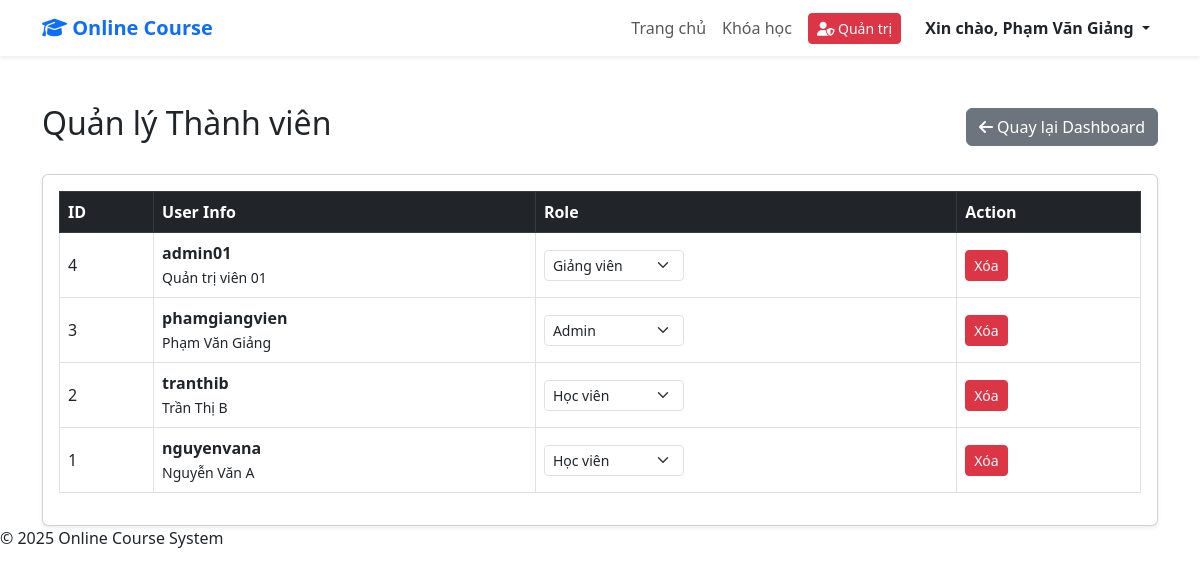
Screenshot of /onlinecourse/index.php?page=admin_users (signed in) with the database file from the repository.
### tables this page shows
CREATE TABLE users (
    id INT PRIMARY KEY AUTO_INCREMENT,
    username VARCHAR(255) UNIQUE NOT NULL,
    email VARCHAR(255) UNIQUE NOT NULL,
    password VARCHAR(255) NOT NULL,
    fullname VARCHAR(255),
    role INT DEFAULT 0,
    created_at DATETIME DEFAULT CURRENT_TIMESTAMP
);

### onlinecourse/controllers/AdminController.php (called while the page is built, shortened)
<?php
require_once __DIR__ . '/../models/User.php';
class AdminController
{
    public function users()
    {
        $userModel = new User();
        $users = $userModel->getAll();
        require __DIR__ . '/../views/admin/users/manage.php';
    }
}
?>

### onlinecourse/models/User.php (called while the page is built, shortened)
<?php
require_once __DIR__ . '/../config/Database.php';
class User
{
    private $conn;
    public function __construct()
    {
        $db = new Database();
        $this->conn = $db->getConnection();
    }
    public function getAll()
    {
        $stmt = $this->conn->query("SELECT id, username, email, fullname, role, created_at FROM users ORDER BY id DESC");
        return $stmt->fetchAll(PDO::FETCH_ASSOC);
    }
}
?>

### onlinecourse/config/Database.php (called while the page is built, shortened)
<?php
class Database
{
    private $host = "localhost";
    private $db_name = "onlinecourse";
    private $username = "root";
    private $password = "";
    public function getConnection()
    {
        $this->conn = null;
        try {
            $this->conn = new PDO("mysql:host=" . $this->host . ";dbname=" . $this->db_name, $this->username, $this->password);
            $this->conn->exec("set names utf8");
            $this->conn->setAttribute(PDO::ATTR_ERRMODE, PDO::ERRMODE_EXCEPTION);
        } catch (PDOException $exception) {
            echo "Lỗi kết nối: " . $exception->getMessage();
        }
        return $this->conn;
    }
}
?>

### onlinecourse/views/admin/users/manage.php (the view, shortened to what this page needs)
<?php include __DIR__ . '/../../layouts/header.php'; ?>
<div class="container mt-5">
    <div class="d-flex justify-content-between align-items-center mb-4">
        <h2>Quản lý Thành viên</h2>
        <a href="index.php?page=admin_dashboard" class="btn btn-secondary">
            <i class="fas fa-arrow-left"></i> Quay lại Dashboard
        </a>
    </div>
    <div class="card shadow-sm">
        <div class="card-body">
            <table class="table table-bordered align-middle">
                <thead class="table-dark">
                    <tr>
                        <th>ID</th>
                        <th>User Info</th>
                        <th>Role</th>
                        <th>Action</th>
                    </tr>
                </thead>
                <tbody>
                    <?php foreach ($users as $user): ?>
                    <tr>
                        <td><?php echo $user['id']; ?></td>
                        <td>
                            <strong><?php echo htmlspecialchars($user['username']); ?></strong><br>
                            <small><?php echo htmlspecialchars($user['fullname']); ?></small>
                        </td>
                        <td>
                            <form action="index.php?page=admin_update_role" method="POST">
                                <select name="role" class="form-select form-select-sm" onchange="this.form.submit()"
                                    style="width:140px">
                                    <option value="0" <?php echo $user['role'] == 0 ? 'selected' : ''; ?>>Học viên
                                    </option>
                                    <option value="1" class="text-danger fw-bold"
                                        <?php echo $user['role'] == 1 ? 'selected' : ''; ?>>Admin</option>
                                    <option value="2" <?php echo $user['role'] == 2 ? 'selected' : ''; ?>>Giảng viên
                                    </option>
                                </select>
                            </form>
                        </td>
                        <td>
                            <a href="index.php?page=admin_delete_user&id=<?php echo $user['id']; ?>"
                                class="btn btn-sm btn-danger" onclick="return confirm('Xóa user này?')">Xóa</a>
                        </td>
                    </tr>
                    <?php endforeach; ?>
                </tbody>
            </table>
        </div>
    </div>
</div>
<?php include __DIR__ . '/../../layouts/footer.php'; ?>

### rows the page displays
users: id "4", username "admin01", fullname "Quản trị viên 01", role "Giảng viên"
users: id "3", username "phamgiangvien", fullname "Phạm Văn Giảng", role "Admin"
users: id "2", username "tranthib", fullname "Trần Thị B", role "Học viên"
users: id "1", username "nguyenvana", fullname "Nguyễn Văn A", role "Học viên"

### other values shown
$_SESSION['fullname'] "Phạm Văn Giảng"
